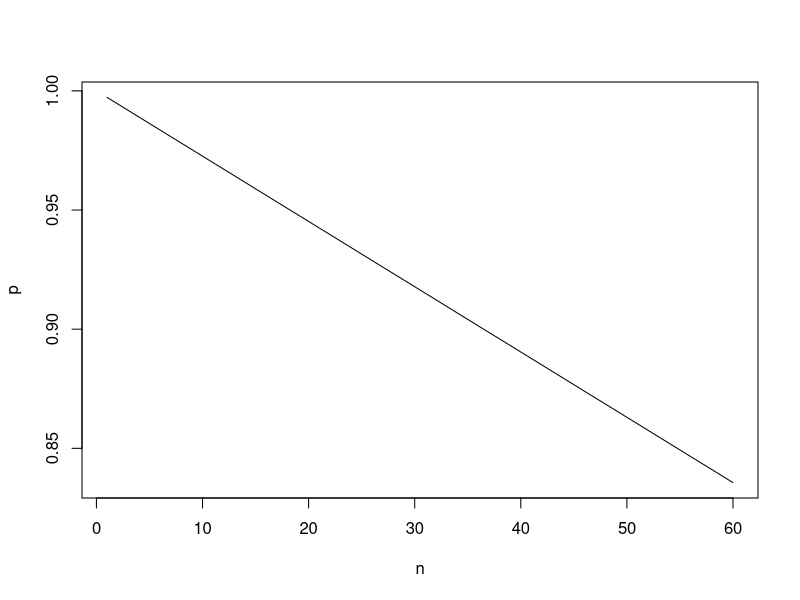

This chart was generated by the following R code:
# Escriba un programa que explore la relación entre n y p. Recorra habitaciones de
# tamaño n = 1 a n = 60, encontrando p para cada tamaño de habitación. Luego realice
# un grafico p contra n (y = p, x = n)

n=1:60
n
p = 1 - (n / 365)
p
plot(n, p,type="l")

# Escriba un programa que resuelva el mismo problema utilizando simulación. Use la
# semilla = 1237 y 10000 iteraciones. Es decir, debe encontrar la probabilidad de que
# haya por lo menos unas coincidencia.

# Simulacion Montecarlo
set.seed(1237)
m = 10000
a = 0
b = 23                                                                     
w = (b - a) / m
x = a + (b - a) * runif(m)
x
h = (x / 365)
h
sum(w * h)

# Metodo del trapecio
trapezoid = function(ftn, a, b, n = 100) {
  # Integral numerica de la funcion ftn desde a hasta b
  # usando la regla del trapecio con n subdivisiones
  # ftn es una funcion de una variable x
  # asumir que a < b y n es un entero positivo
  # h el ancho de cada intervalo
  h = (b - a) / n
  # x.vec es un vector de a hasta b que tambien marca
  # comienzo y el final de cada subintervalo
  x.vec = seq(a, b, by = h)
  # Dada ftn es f(x), f.vec valores de y para cada
  # x-sub-i
  f.vec = sapply(x.vec, ftn)
  # Implementar la regla del trapecio sumando todas
  # las areas
  T = h * (f.vec[1]/2 + sum(f.vec[2:n]) + f.vec[n + 1] / 2)
  return(T)
}

ftn6 = function(x) return(x / 365)
trapezoid(ftn6, 0, 23, n = 10000)


# Wikipedia
total=1; 
for(i in 1:60) { 
  total=total*((366-i)/365)
  cat("La probabilidad de que en un grupo de ", i, " personas, dos cumplan años el mismo día es de: ", 1-total,"\n")
}